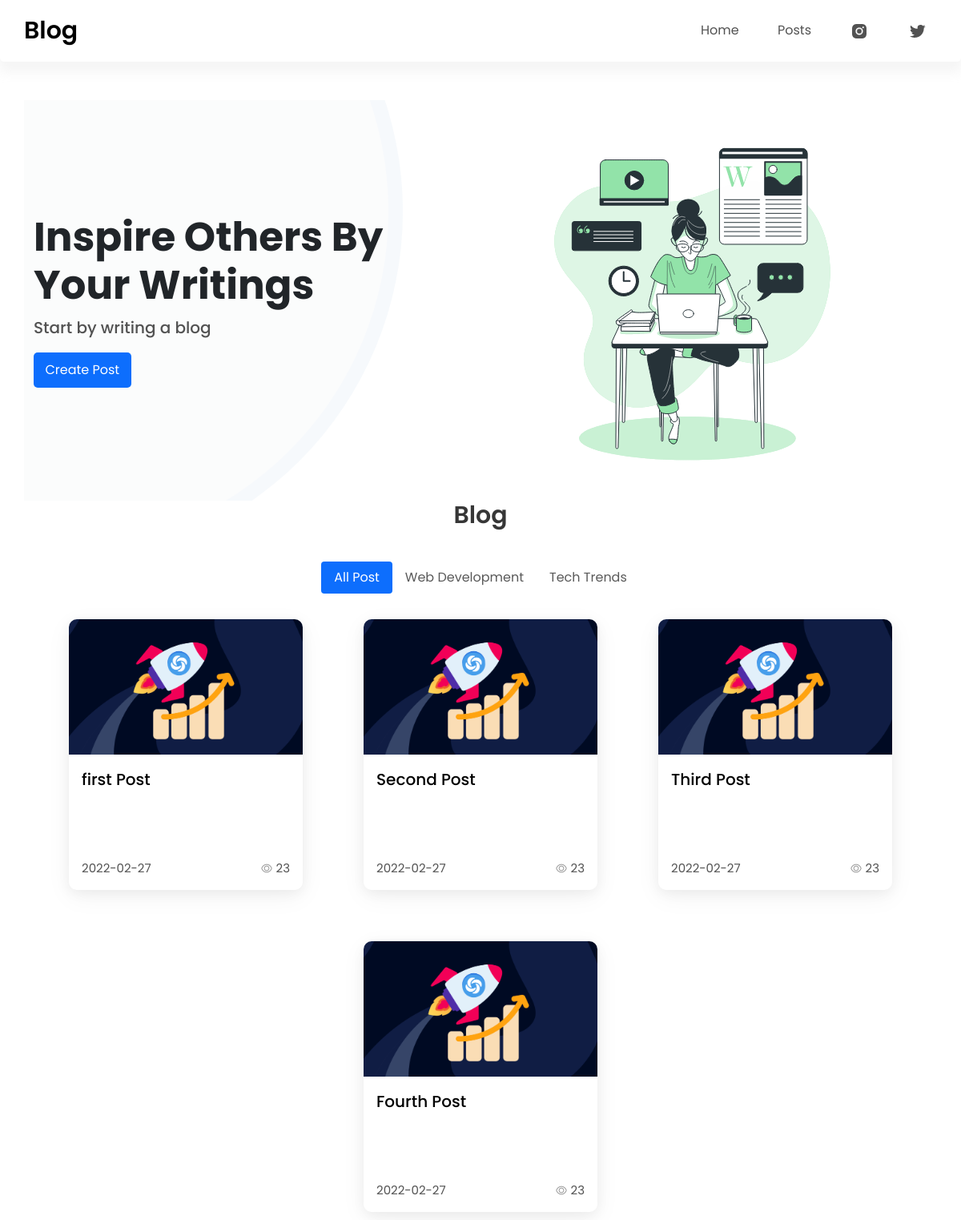
Before: / with the older database file.
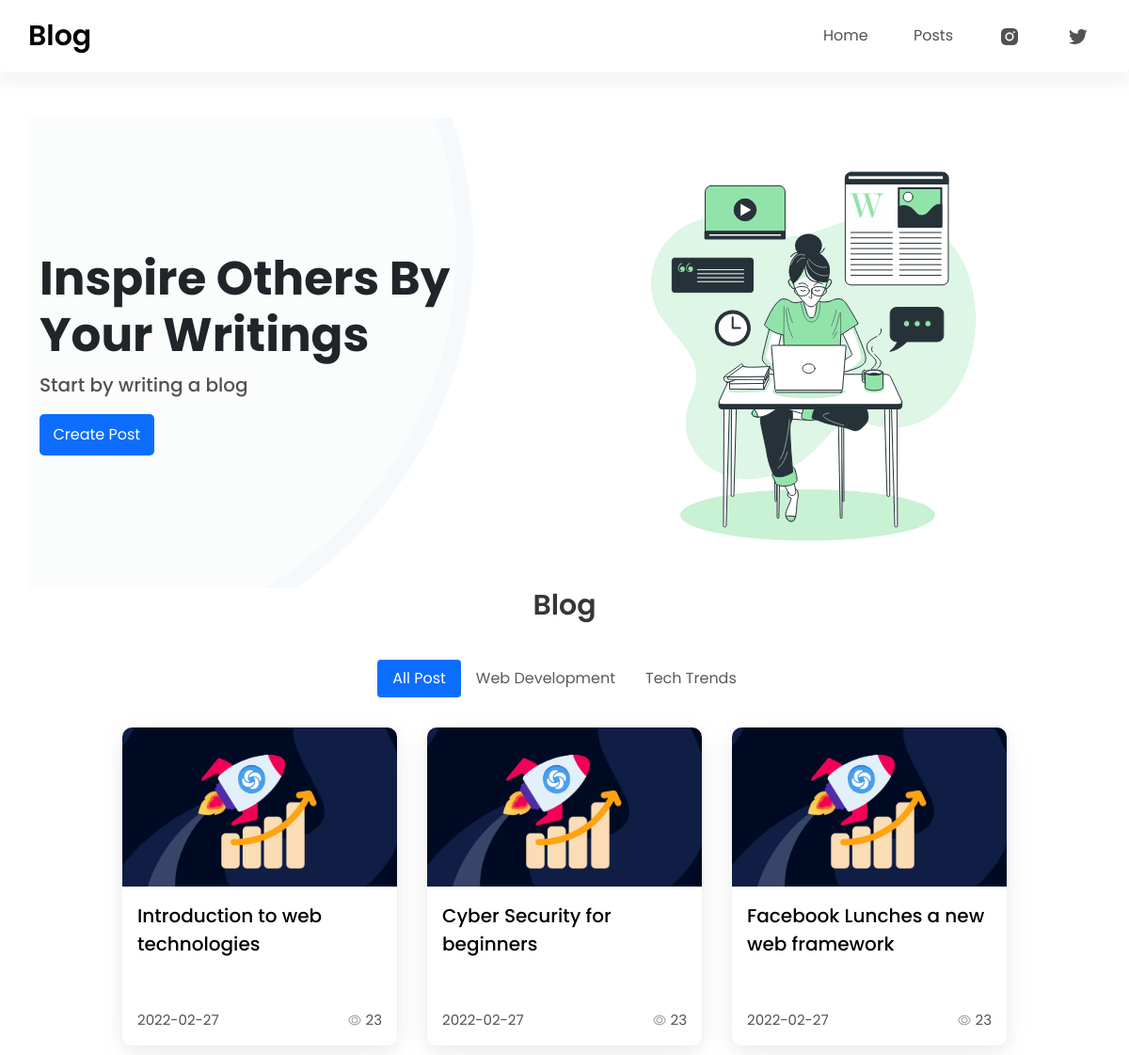
After: the same page with the newer database file.
### blog.py (models this page shows, shortened)
class Post(db.Model):
    id = db.Column(db.Integer, primary_key=True)
    title = db.Column(db.String(100), nullable=False)
    image_file = db.Column(db.String(20), nullable=False, default='default.jpg')
    content = db.Column(db.Text, nullable=False)
    author = db.Column(db.String(50), nullable=False)
    category_id = db.Column(db.Integer, db.ForeignKey('category.id'), nullable=False)
    date_created = db.Column(db.DateTime, nullable=False, default=datetime.utcnow)

### blog.py (the view)
@app.route('/')
def home():
    all_post = Post.query.all()
    categories = Category.query.all()
    return render_template('index.html', posts=all_post, categories=categories)

### templates/index.html (shortened to what this page needs)
{% extends 'base.html' %}
{% block content %}
  <div class="container">
    <section class="banner row">
      <div class="banner__intro col-6">
        <h3>Inspire Others by your writings</h3>
        <p>Start by writing a blog</p>
        <a href="{{url_for('newPost')}}" class="bg--primary">Create Post</a>
        <div class="banner__bg"></div>
      </div>
      <div class="banner__img col-6">
        <img class="img-fluid" src="{{url_for('static', filename="images/Blog post.gif")}}" alt="" />
      </div>
    </section>
    <main class="mainContent">
      <h3 class="title">Blog</h3>
      <ul class="nav nav-pills mb-3" id="pills-tab" role="tablist">
        <li class="nav-item" role="presentation">
          <button
            class="nav-link active"
            id="pills-allPost-tab"
            data-bs-toggle="pill"
            data-bs-target="#pills-allPost"
            type="button"
            role="tab"
            aria-controls="pills-allPost"
            aria-selected="true"
          >
            All Post
          </button>
        </li>
        <li class="nav-item" role="presentation">
          <button
            class="nav-link"
            id="pills-webDev-tab"
            data-bs-toggle="pill"
            data-bs-target="#pills-webDev"
            type="button"
            role="tab"
            aria-controls="pills-webDev"
            aria-selected="false"
          >
            Web Development
          </button>
        </li>
        <li class="nav-item" role="presentation">
          <button
            class="nav-link"
            id="pills-techTrends-tab"
            data-bs-toggle="pill"
            data-bs-target="#pills-techTrends"
            type="button"
            role="tab"
            aria-controls="pills-techTrends"
            aria-selected="false"
          >
            Tech Trends
          </button>
        </li>
      </ul>
      <div class="tab-content" id="pills-tabContent">
        <div
          class="tab-pane fade show active"
          id="pills-allPost"
          role="tabpanel"
          aria-labelledby="pills-allPost-tab"
        >
            {% for post in posts %}
            <div class="mainContent__card">
              <div class="mainContent__cardimg">
                <a href="templates/detail.html">
                  <img src="{{url_for('static', filename="images/webdevimg.png")}}" alt="" />
                </a>
              </div>
              <div class="mainContent__cardBottom">
                <div class="mainContent__cardTitle">
                  <a href="templates/detail.html">
                    <p>{{ post.title }}</p>
                  </a>
                </div>
                <div id="date-posted">
                  <p id="date">{{ post.date_created.date() }}</p>
                  <p id="views">
                    <span>
                      <img src="{{url_for('static', filename="images/view-icon.png")}}" alt="">
                    </span>23</p>
                </div>
              </div>
            </div>
            {% endfor %}
        </div>
      </div>
    </main>
  </div>
{% endblock %}

### templates/base.html (shortened to what this page needs)
<!DOCTYPE html>
<html lang="en">
<head>
    <link
      href="https://cdn.jsdelivr.net/npm/bootstrap@5.0.2/dist/css/bootstrap.min.css"
      rel="stylesheet"
    />
    <link rel="stylesheet" href="{{ url_for('static', filename="css/main.css")}}">
</head>
<body>
    <nav>
      <div class="container nav">
        <div class="nav__brand"><a href="{{url_for('home')}}">Blog</a></div>
        <div class="nav__links">
          <a class="nav__link" href="#">Home</a>
          <a class="nav__link" href="#">Posts</a>
          <a class="nav__link" href="#"><img src="{{url_for('static', filename="images/instagram-icon.png")}}" alt=""></a>
          <a class="nav__link" href="#"><img src="{{url_for('static', filename="images/twitter-icon.png")}}" alt=""></a>
        </div>
      </div>
    </nav>
    {% block content %}
    {% endblock %}
</body>
</html>

### static/css/main.css (style rules this page uses)
* { box-sizing: border-box; padding: 0; margin: 0; }
html, body { width: 100vw; height: 100vh; font-family: "Poppins", sans-serif; font-size: 100%; }
:root { --clr-background: whitesmoke; --clr-text-alt: rgb(82, 82, 82); --clr-primary: #0d6efd; --clr-primary-light: lightblue; --clr-secondary: #57b99e; --clr-secondary-light: lightcoral; --font-large: 50px; --font-medium: 30px; --font-small: 20px; --font-smaller: 15px; --mg-0: 1rem; --mg-1: 1.5rem; --mg-2: 2rem; --mg-large: 3rem; }
a { text-decoration: none; color: black; }
li { list-style-type: none; }
.title { font-size: var(--font-medium); font-weight: 600; color: #000000c9; margin-bottom: var(--mg-1); }
.bg--primary { color: white; background: var(--clr-primary); }
nav { box-shadow: 0px 11px 14px 2px #cfcfcf36; border-bottom-left-radius: 5px; border-bottom-right-radius: 5px; width: 100%; }
.nav { display: flex; justify-content: space-between; align-items: center; margin-bottom: var(--mg-large); padding: 1rem 0; }
.nav__brand a { color: black; font-size: var(--font-medium); font-weight: 600; cursor: pointer; }
.nav .nav__links { display: flex; }
.nav__link ~ .nav__link { margin-left: 1.5rem; }
.nav__link { padding: 0.3rem 0.7rem; border: 1px solid transparent; border-radius: 10px; transition: 0.3s ease; text-transform: capitalize; color: var(--clr-text-alt); }
.banner__intro { display: flex; flex-direction: column; justify-content: center; align-items: flex-start; position: relative; overflow: hidden; }
.banner__intro h3 { font-size: var(--font-large); text-transform: capitalize; line-height: 60px; font-weight: 700; }
.banner__intro p { font-size: var(--font-small); color: var(--clr-text-alt); font-weight: 500; }
.banner__intro a { padding: 0.6rem 0.9rem; border-radius: 5px; }
.banner__bg { width: 55rem; height: 55rem; background: #f9fafba8; border-radius: 50%; z-index: -1; top: -301px; left: -407px; position: absolute; border: 18px solid #0d6efd05; }
.mainContent { display: flex; flex-direction: column; justify-content: center; align-items: center; font-weight: 300; }
.tab-pane { display: flex !important; flex-wrap: wrap; justify-content: space-evenly; gap: var(--mg-2); transition: .3s ease; }
.nav-link { color: #000000a6; font-weight: 400; }
.mainContent__card { width: 292px; height: 338px; border-radius: 10px; box-shadow: rgba(17, 17, 26, 0.05) 0px 4px 16px, rgba(17, 17, 26, 0.05) 0px 8px 32px; margin-bottom: var(--mg-2); overflow: hidden; }
.mainContent__cardimg { height: 50%; width: 100%; }
.mainContent__cardimg img { width: 100%; height: 100%; object-fit: cover; }
.mainContent__cardBottom { padding: 1rem; height: 50%; display: flex; flex-direction: column; justify-content: space-between; }
.mainContent__cardTitle p { font-size: var(--font-small); font-weight: 500; }
#date-posted { display: flex; justify-content: space-between; align-items: flex-end; }
#date-posted #date, #views { font-size: var(--font-smaller); color: var(--clr-text-alt); font-weight: 200; margin-bottom: 0; font-weight: 400; }
#views img { width: 1rem; height: 1rem; }

Changed rows visible on the page:
removed Post: title "first Post", date_created "2022-02-27"
removed Post: title "Second Post", date_created "2022-02-27"
removed Post: title "Third Post", date_created "2022-02-27"
removed Post: title "Fourth Post", date_created "2022-02-27"
added Post: title "Introduction to web technologies", date_created "2022-02-27"
added Post: title "Cyber Security for beginners", date_created "2022-02-27"
added Post: title "Facebook Lunches a new web framework", date_created "2022-02-27"
